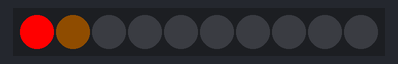
Bench run of a sketch on a simulated Arduino Uno, built with avr-gcc and run on an emulated ATmega328P. Parts: 10 RGB LEDs in strip order, left to right.

Above: at 0.48 s.
At 1.45 s:
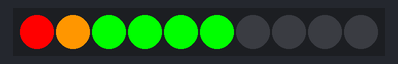
At 2.32 s:
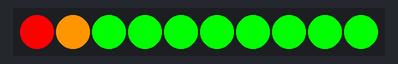
At 3.95 s:
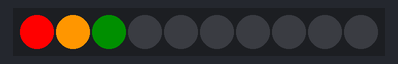
At 7.01 s:
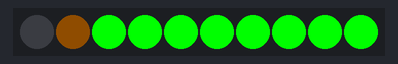
At 8.3 s:
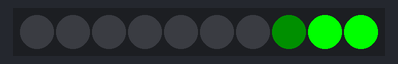

The sketch:

V3_Level.ino
```cpp
/*
Grove LED Bar - Brightness Level Example
...
Ported for MSP-EXP430F5529, TM4c123 (Tiva C) LaunchPad By Cameron P. LaFollette
*/

#include <Grove_LED_Bar.h>

// Arduino Clock pin, Data pin, Orientation
// Grove_LED_Bar bar(9, 8, 0); // Clock pin, Data pin, Orientation

// LaunchPad Clock pin, Data pin, Orientation
Grove_LED_Bar bar(35, 36, 0);  // Clock pin, Data pin, Orientation

void setup()
{
  // nothing to initialize
  bar.begin();
}

void loop()
{
  bar.setGreenToRed(false);
  for (float i = 0; i < 10.1; i += 0.125) {
    bar.setLevel(i);
    delay(25);
  };
  for (float i = 0; i < 10.1; i += 0.125) {
    bar.setLevel(10-i);
    delay(25);
  };

  // Change orientation
  bar.setGreenToRed(true);
  for (float i = 0; i < 10.1; i += 0.125) {
    bar.setLevel(i);
    delay(25);
  };
  for (float i = 0; i < 10.1; i += 0.125) {
    bar.setLevel(10-i);
    delay(25);
  };
}
```

Measured:
- by itself, everything shown: repeats every 8.7 s, in 28 steps
